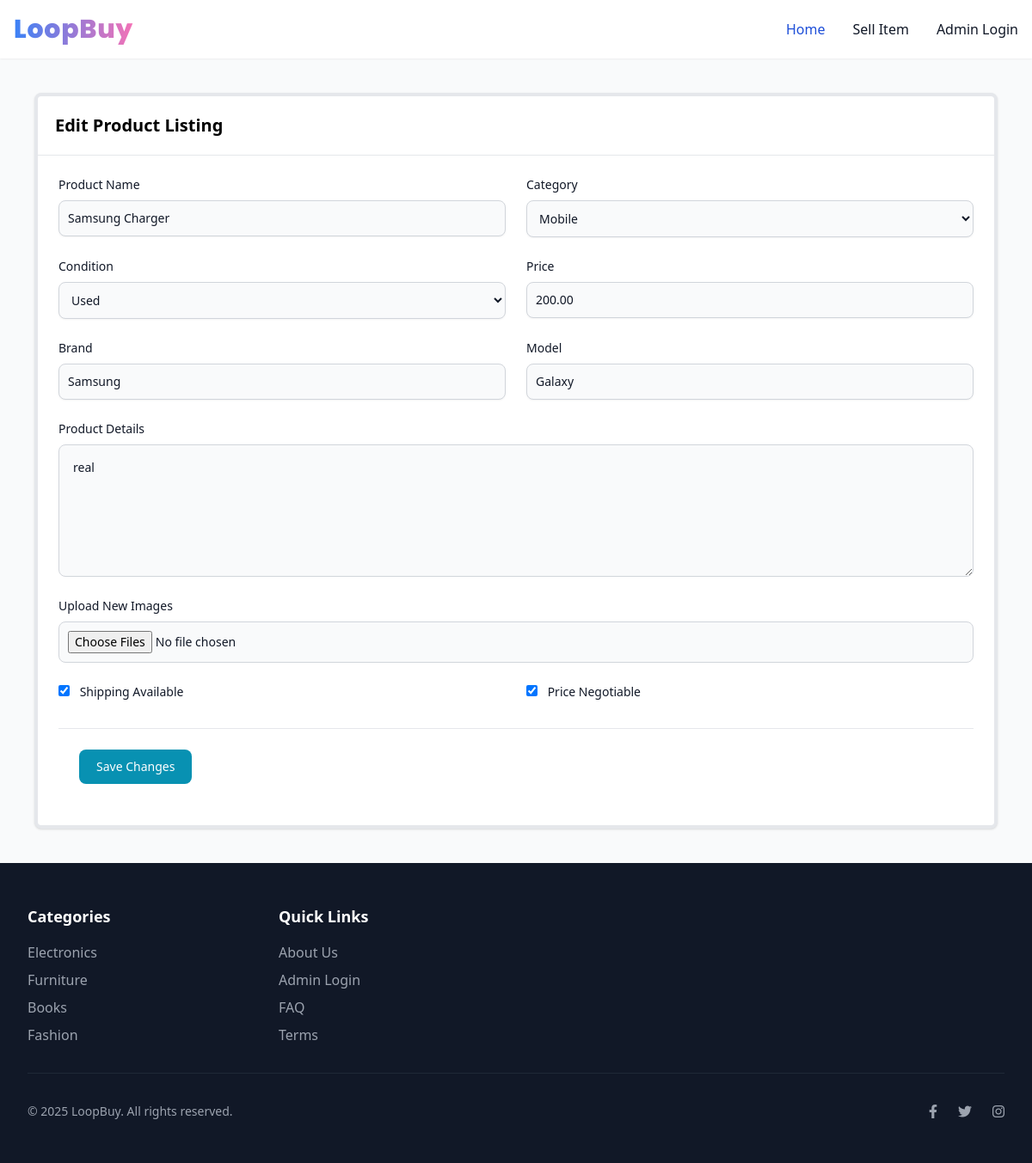
The app's page /listing/3/edit/ (signed in) with its own data.
### home/models.py (models this page shows, shortened)
class Listing(models.Model):
    CATEGORY_CHOICES = [
        ('Mobile', 'Mobile'),
        ('Laptop', 'Laptop'),
        ('Vehicle', 'Vehicle'),
        ('Other', 'Other'),
    ]
    CONDITION_CHOICES = [
        ('new', 'New'),
        ('used', 'Used'),
        ('refurbished', 'Refurbished'),
    ]
    seller = models.ForeignKey(User, on_delete=models.CASCADE)
    title = models.CharField(max_length=200)
    description = models.TextField()
    price = models.DecimalField(max_digits=10, decimal_places=2)
    category = models.CharField(
        max_length=50, choices=Category.choices, default=Category.MOBILE
    )
    condition = models.CharField(
        max_length=50, choices=ItemCondition.choices, default=ItemCondition.USED
    )
    images = models.ImageField(upload_to='listings/%Y/%m/%d/', blank=True, null=True)
    additional_images = models.ManyToManyField(
        'ListingImage', related_name='additional_listings', blank=True
    )
    location = models.CharField(max_length=255)
    latitude = models.DecimalField(max_digits=9, decimal_places=6, null=True, blank=True)
    longitude = models.DecimalField(max_digits=9, decimal_places=6, null=True, blank=True)
    created_at = models.DateTimeField(auto_now_add=True)
    updated_at = models.DateTimeField(auto_now=True)
    is_available = models.BooleanField(default=True)
    year = models.IntegerField(null=True, blank=True)
    brand = models.CharField(max_length=100, blank=True, null=True)
    model = models.CharField(max_length=100, blank=True, null=True)
    contact_number = models.CharField(max_length=15, null=True, blank=True)
    shipping_available = models.BooleanField(default=False)
    negotiable = models.BooleanField(default=False)
    other_details = models.JSONField(default=dict, blank=True, null=True)

### home/views.py (the view, shortened to what this page needs)
# urls.py: path("listing/<int:listing_id>/edit/", views.edit_listing, name="edit_listing"),
@login_required
def edit_listing(request, listing_id):
    listing = get_object_or_404(Listing, id=listing_id, seller=request.user)
    context = {
        "listing": listing,
        "category_choices": Listing.CATEGORY_CHOICES,
        "condition_choices": Listing.CONDITION_CHOICES,
    }
    return render(request, "edit_listing.html", context)

### templates/edit_listing.html (shortened to what this page needs)
{% extends 'base.html' %}
{% block content %}
<div class="bg-white border border-4 rounded-lg shadow relative m-10">
    <div class="flex items-start justify-between p-5 border-b rounded-t">
        <h3 class="text-xl font-semibold">
            Edit Product Listing
        </h3>
    </div>
    <div class="p-6 space-y-6">
        <form method="POST" enctype="multipart/form-data">
            <div class="grid grid-cols-6 gap-6">
                <div class="col-span-6 sm:col-span-3">
                    <label for="title" class="text-sm font-medium text-gray-900 block mb-2">Product Name</label>
                    <input type="text" name="title" id="title" value="{{ listing.title }}" class="shadow-sm bg-gray-50 border border-gray-300 text-gray-900 sm:text-sm rounded-lg focus:ring-cyan-600 focus:border-cyan-600 block w-full p-2.5" required>
                </div>
                <div class="col-span-6 sm:col-span-3">
                    <label for="category" class="text-sm font-medium text-gray-900 block mb-2">Category</label>
                    <select name="category" id="category" class="shadow-sm bg-gray-50 border border-gray-300 text-gray-900 sm:text-sm rounded-lg focus:ring-cyan-600 focus:border-cyan-600 block w-full p-2.5" required>
                        {% for value, label in category_choices %}
                        <option value="{{ value }}" {% if listing.category == value %}selected{% endif %}>{{ label }}</option>
                        {% endfor %}
                    </select>
                </div>
                <div class="col-span-6 sm:col-span-3">
                    <label for="condition" class="text-sm font-medium text-gray-900 block mb-2">Condition</label>
                    <select name="condition" id="condition" class="shadow-sm bg-gray-50 border border-gray-300 text-gray-900 sm:text-sm rounded-lg focus:ring-cyan-600 focus:border-cyan-600 block w-full p-2.5" required>
                        {% for value, label in condition_choices %}
                        <option value="{{ value }}" {% if listing.condition == value %}selected{% endif %}>{{ label }}</option>
                        {% endfor %}
                    </select>
                </div>
                <div class="col-span-6 sm:col-span-3">
                    <label for="price" class="text-sm font-medium text-gray-900 block mb-2">Price</label>
                    <input type="number" name="price" id="price" value="{{ listing.price }}" class="shadow-sm bg-gray-50 border border-gray-300 text-gray-900 sm:text-sm rounded-lg focus:ring-cyan-600 focus:border-cyan-600 block w-full p-2.5" required>
                </div>
                <div class="col-span-6 sm:col-span-3">
                    <label for="brand" class="text-sm font-medium text-gray-900 block mb-2">Brand</label>
                    <input type="text" name="brand" id="brand" value="{{ listing.brand }}" class="shadow-sm bg-gray-50 border border-gray-300 text-gray-900 sm:text-sm rounded-lg focus:ring-cyan-600 focus:border-cyan-600 block w-full p-2.5">
                </div>
                <div class="col-span-6 sm:col-span-3">
                    <label for="model" class="text-sm font-medium text-gray-900 block mb-2">Model</label>
                    <input type="text" name="model" id="model" value="{{ listing.model }}" class="shadow-sm bg-gray-50 border border-gray-300 text-gray-900 sm:text-sm rounded-lg focus:ring-cyan-600 focus:border-cyan-600 block w-full p-2.5">
                </div>
                <div class="col-span-6">
                    <label for="description" class="text-sm font-medium text-gray-900 block mb-2">Product Details</label>
                    <textarea name="description" id="description" rows="6" class="bg-gray-50 border border-gray-300 text-gray-900 sm:text-sm rounded-lg focus:ring-cyan-600 focus:border-cyan-600 block w-full p-4">{{ listing.description }}</textarea>
                </div>
                <div class="col-span-6">
                    <label for="images" class="text-sm font-medium text-gray-900 block mb-2">Upload New Images</label>
                    <input type="file" name="images" id="images" class="bg-gray-50 border border-gray-300 text-gray-900 sm:text-sm rounded-lg focus:ring-cyan-600 focus:border-cyan-600 block w-full p-2.5" multiple>
                </div>
                <div class="col-span-6 sm:col-span-3">
                    <label class="text-sm font-medium text-gray-900 block mb-2">
                        <input type="checkbox" name="shipping_available" {% if listing.shipping_available %}checked{% endif %} class="mr-2">
                        Shipping Available
                    </label>
                </div>
                <div class="col-span-6 sm:col-span-3">
                    <label class="text-sm font-medium text-gray-900 block mb-2">
                        <input type="checkbox" name="negotiable" {% if listing.negotiable %}checked{% endif %} class="mr-2">
                        Price Negotiable
                    </label>
                </div>
            </div>
            <div class="p-6 border-t border-gray-200 rounded-b mt-6">
                <button class="text-white bg-cyan-600 hover:bg-cyan-700 focus:ring-4 focus:ring-cyan-200 font-medium rounded-lg text-sm px-5 py-2.5 text-center" type="submit">
                    Save Changes
                </button>
            </div>
        </form>
    </div>
</div>
{% endblock %}

### records on screen
Listing: title "Samsung Charger", condition "Used", price "200.00", brand "Samsung", model "Galaxy", description "real", shipping_available "☑", negotiable "☑"

### other values on screen
form field category "Mobile"
